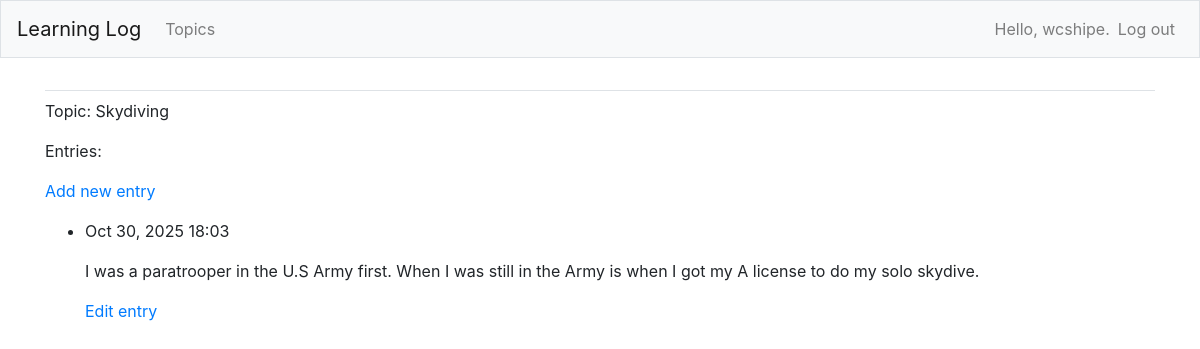
The page /topics/3/ (signed in) on the database its author committed.
### learning_logs/models.py (models this page shows, shortened)
class Topic(models.Model):
    text = models.CharField(max_length=200)
    date_added = models.DateTimeField(auto_now_add = True)
    owner = models.ForeignKey(User, on_delete=models.CASCADE)
    def __str__(self):
        return self.text

class Entry(models.Model):
    topic = models.ForeignKey(Topic, on_delete=models.CASCADE)
    text = models.TextField()
    date_added = models.DateTimeField(auto_now_add=True)
    class Meta:
        verbose_name_plural = 'entries'

### learning_logs/views.py (the view)
# urls.py: path('topics/<int:topic_id>/', views.topic, name='topic'),
@login_required
def topic(request, topic_id):
    topic = Topic.objects.get(id=topic_id)
    if topic.owner != request.user:
      raise Http404
    entries = topic.entry_set.order_by('-date_added')
    context = {'topic': topic, 'entries': entries}
    return render(request, 'learning_logs/topic.html', context)

### learning_logs/templates/learning_logs/topic.html
{% extends 'learning_logs/base.html' %}
{% block content %}
<p>Topic: {{ topic }}</p>
<p>Entries:</p>
<p>
  <a href="{% url 'learning_logs:new_entry' topic.id %}">Add new entry</a>
</p>
<ul>
  {% for entry in entries %}
    <li>
        <p>{{ entry.date_added|date:'M d, Y H:i' }}</p>
        <p>{{ entry.text|linebreaks }}</p>
        <p>
          <a href="{% url 'learning_logs:edit_entry' entry.id %}">Edit entry</a>
        </p>
    </li>
  {% empty %}
    <li>There are no entries for this topic yet.</li>
  {% endfor %}
</ul>
{% endblock content %}

### learning_logs/templates/learning_logs/base.html (shortened to what this page needs)
{% load bootstrap4 %}
<!doctype html>
<html lang='en'>
<head>
  {% bootstrap_css %}
</head>
<body>
  <nav class="navbar navbar-expand-md navbar-light bg-light mb-4 border">
    <a class="navbar-brand" href="{% url 'learning_logs:index' %}">
      Learning Log</a>
    <div class="collapse navbar-collapse" id="navbbarCollapse">
      <ul class="navbar-nav mr-auto">
        <li class="nav-item">
          <a class="nav-link" href="{% url 'learning_logs:topics' %}">
            Topics</a></li>
      </ul>
      <ul class="navbar-nav ml-auto">
        {% if user.is_authenticated %}
          <li class="nav-item">
            <span class="navbar-text">Hello, {{ user.username }}.</span>
          </li>
          <li class="nav-item">
            <a class="nav-link" href="{% url 'users:logout' %}">Log out</a>
          </li>
        {% else %}
          <li class="nav-item">
            <a class="nav-link" href="{% url 'users:register' %}">Register</a>
          </li>
          <li class="nav-item">
            <a class="nav-link" href="{% url 'users:login' %}">Log in</a></li>
        {% endif %}
      </ul>
     </div>
  </nav>
  <main role="main" class="container">
    <div class="pb-2 mb-2 border-bottom">
    </div>
    <div>
      {% block content %}{% endblock content %}
    </div>
  </main>
</html>

### rows shown on the page
Topic: text "Skydiving"
Entry: date_added "Oct 30, 2025 18:03", text "I was a paratrooper in the U.S Army first. When I was still in the Army is when I got my A license to do my solo skydive."

### other values the page prints
{{ user.username }} "wcshipe"
